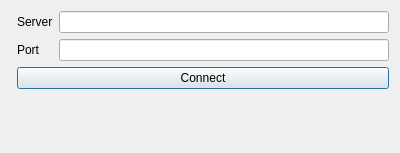
<?xml version="1.0" encoding="UTF-8"?>
<ui version="4.0">
 <class>DialogConnection</class>
 <widget class="QDialog" name="DialogConnection">
  <property name="geometry">
   <rect>
    <x>0</x>
    <y>0</y>
    <width>400</width>
    <height>153</height>
   </rect>
  </property>
  <property name="windowTitle">
   <string>Dialog</string>
  </property>
  <layout class="QFormLayout" name="formLayout_2">
   <item row="0" column="1">
    <layout class="QFormLayout" name="formLayout">
     <item row="0" column="0">
      <widget class="QLabel" name="label">
       <property name="text">
        <string>Server</string>
       </property>
      </widget>
     </item>
     <item row="0" column="1">
      <widget class="QLineEdit" name="ip"/>
     </item>
     <item row="1" column="1">
      <widget class="QLineEdit" name="port"/>
     </item>
     <item row="1" column="0">
      <widget class="QLabel" name="label_2">
       <property name="text">
        <string>Port</string>
       </property>
      </widget>
     </item>
    </layout>
   </item>
   <item row="1" column="1">
    <widget class="QPushButton" name="connect">
     <property name="text">
      <string>Connect</string>
     </property>
    </widget>
   </item>
  </layout>
 </widget>
 <resources/>
 <connections/>
</ui>
